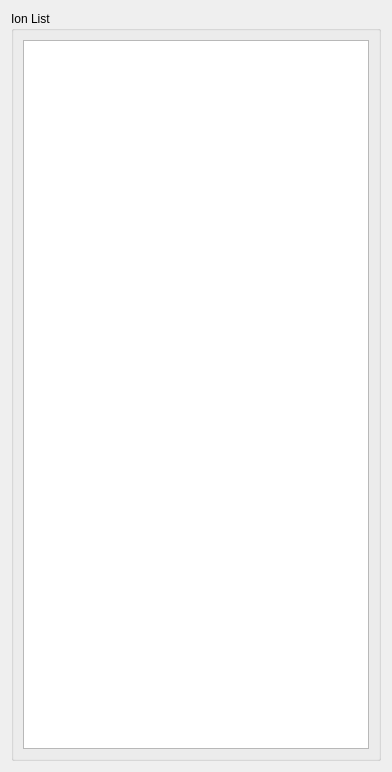
<?xml version="1.0" encoding="UTF-8"?>
<ui version="4.0">
 <class>Form</class>
 <widget class="QWidget" name="Form">
  <property name="geometry">
   <rect>
    <x>0</x>
    <y>0</y>
    <width>392</width>
    <height>772</height>
   </rect>
  </property>
  <property name="sizePolicy">
   <sizepolicy hsizetype="Preferred" vsizetype="Preferred">
    <horstretch>0</horstretch>
    <verstretch>0</verstretch>
   </sizepolicy>
  </property>
  <property name="windowTitle">
   <string>Form</string>
  </property>
  <layout class="QVBoxLayout" name="verticalLayout_2">
   <property name="sizeConstraint">
    <enum>QLayout::SetDefaultConstraint</enum>
   </property>
   <item>
    <widget class="QGroupBox" name="counterGroupBox">
     <property name="title">
      <string>Ion List</string>
     </property>
     <layout class="QVBoxLayout" name="verticalLayout">
      <item>
       <widget class="QSplitter" name="splitter">
        <property name="orientation">
         <enum>Qt::Horizontal</enum>
        </property>
        <widget class="QTableView" name="listView"/>
       </widget>
      </item>
     </layout>
    </widget>
   </item>
  </layout>
 </widget>
 <resources>
  <include location="Experiment.qrc"/>
 </resources>
 <connections/>
</ui>
